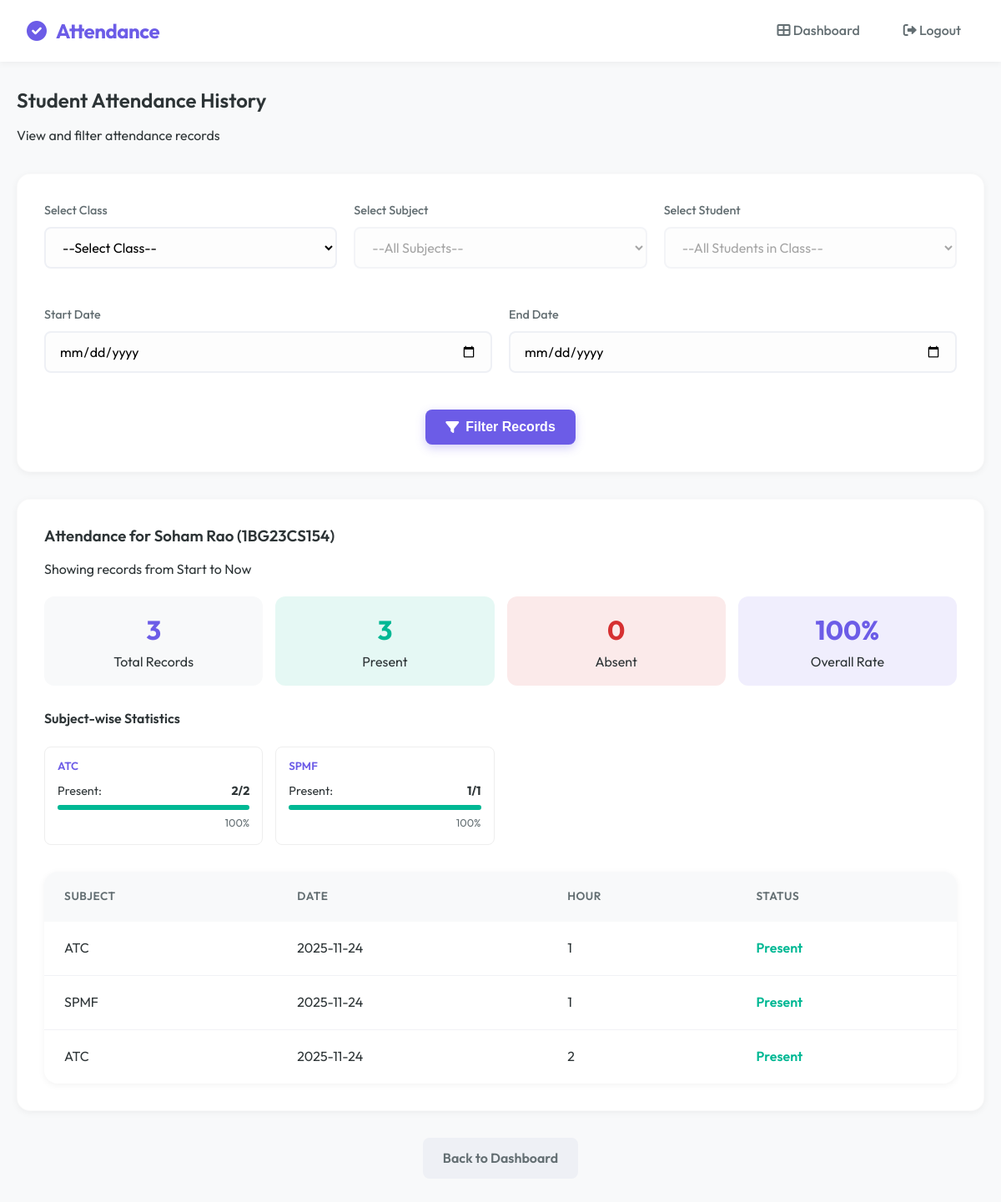
The app's page /admin/student_attendance_history?student_id=1 (signed in) with its own data.
### tables this page shows
CREATE TABLE students (
        id INTEGER PRIMARY KEY AUTOINCREMENT,
        usn TEXT UNIQUE,
        name TEXT,
        dob TEXT,
        class_id INTEGER,
        face_encoding BLOB
    );

CREATE TABLE attendance (
        id INTEGER PRIMARY KEY AUTOINCREMENT,
        student_id INTEGER,
        subject TEXT,
        date TEXT,
        status TEXT,
        hour INTEGER,
        previous_hash TEXT,
        current_hash TEXT
    );

### app.py (the view, shortened to what this page needs)
@app.route("/admin/student_attendance_history", methods=["GET", "POST"])
def student_attendance_history():
    role = session.get("role")
    if role not in ["admin", "teacher"]:
        return "Unauthorized", 403
    conn = sqlite3.connect('attendance.db')
    c = conn.cursor()
    if role == "teacher":
        teacher_id = session["username"]
        c.execute("""
            SELECT DISTINCT c.id, c.class_name
            FROM classes c
            JOIN teacher_assignments ta ON c.id = ta.class_id
            WHERE ta.teacher_id=?
        """, (teacher_id,))
    else:
        c.execute("SELECT id, class_name FROM classes ORDER BY class_name")
    classes = c.fetchall()
    selected_class_id = request.args.get("class_id") or request.form.get("class_id")
    selected_student_id = request.args.get("student_id") or request.form.get("student_id")
    selected_subject = request.args.get("subject") or request.form.get("subject")
    start_date = request.args.get("start_date") or request.form.get("start_date")
    end_date = request.args.get("end_date") or request.form.get("end_date")
    filtered_students, attendance_records, student_info, subjects = [], [], None, []
    if selected_student_id:
        c.execute("SELECT usn, name, class_name FROM students JOIN classes ON students.class_id = classes.id WHERE students.id=?", (selected_student_id,))
        student_info = c.fetchone()
        query = "SELECT subject, date, status, hour FROM attendance WHERE student_id=?"
        params = [selected_student_id]
        if selected_subject:
            query += " AND subject=?"
            params.append(selected_subject)
        if start_date and end_date:
            query += " AND date BETWEEN ? AND ?"
            params.extend([start_date, end_date])
        elif start_date:
            query += " AND date >= ?"
            params.append(start_date)
        elif end_date:
            query += " AND date <= ?"
            params.append(end_date)
        query += " ORDER BY date DESC, hour ASC"
        c.execute(query, params)
        attendance_records = c.fetchall()
    subject_stats = {}
    for record in attendance_records:
        subj = record[0] if selected_student_id else record[2]
        status = record[2] if selected_student_id else record[4]
        if subj not in subject_stats:
            subject_stats[subj] = {
                'total': 0,
                'present': 0,
                'absent': 0,
                'percentage': 0
            }
        subject_stats[subj]['total'] += 1
        if status == 'Present':
            subject_stats[subj]['present'] += 1
        else:
            subject_stats[subj]['absent'] += 1
    for subj in subject_stats:
        subject_stats[subj]['percentage'] = round(
            (subject_stats[subj]['present'] / subject_stats[subj]['total'] * 100)
            if subject_stats[subj]['total'] > 0 else 0
        )
    total_records = len(attendance_records)
    present_count = sum(s['present'] for s in subject_stats.values())
    absent_count = total_records - present_count
    attendance_percentage = round((present_count / total_records * 100) if total_records > 0 else 0)
    conn.close()
    return render_template("student_attendance_history.html",
                           classes=classes, filtered_students=filtered_students,
                           subjects=subjects,
                           attendance_records=attendance_records,
                           selected_class_id=int(selected_class_id) if selected_class_id else None,
                           selected_student_id=int(selected_student_id) if selected_student_id else None,
                           selected_subject=selected_subject,
                           student_info=student_info, start_date=start_date, end_date=end_date,
                           total_records=total_records,
                           present_count=present_count,
                           absent_count=absent_count,
                           attendance_percentage=attendance_percentage,
                           subject_stats=subject_stats)

### templates/student_attendance_history.html (shortened to what this page needs)
{% extends "base.html" %}
{% block content %}
<div class="mb-4">
    <h2>Student Attendance History</h2>
    <p class="text-muted">View and filter attendance records</p>
</div>
<div class="card mb-4">
    <form method="GET" action="/admin/student_attendance_history">
        <div
            style="display: grid; grid-template-columns: repeat(auto-fit, minmax(200px, 1fr)); gap: 20px; margin-bottom: 20px;">
            <div class="form-group">
                <label for="class_id">Select Class</label>
                <select name="class_id" id="class_id" required onchange="this.form.submit()">
                    <option value="">--Select Class--</option>
                </select>
            </div>
            <div class="form-group">
                <label for="subject">Select Subject</label>
                <select name="subject" id="subject" {% if not selected_class_id %}disabled{% endif %}
                    onchange="this.form.submit()">
                    <option value="">--All Subjects--</option>
                </select>
            </div>
            <div class="form-group">
                <label for="student_id">Select Student</label>
                <select name="student_id" id="student_id" {% if not selected_class_id %}disabled{% endif %}
                    onchange="this.form.submit()">
                    <option value="">--All Students in Class--</option>
                </select>
            </div>
        </div>
        <div style="display: grid; grid-template-columns: 1fr 1fr; gap: 20px; margin-bottom: 20px;">
            <div class="form-group">
                <label for="start_date">Start Date</label>
                <input type="date" name="start_date" value="{{ start_date or '' }}">
            </div>
            <div class="form-group">
                <label for="end_date">End Date</label>
                <input type="date" name="end_date" value="{{ end_date or '' }}">
            </div>
        </div>
        <div class="text-center">
            <button type="submit" class="btn btn-primary"><i class="fas fa-filter"></i> Filter Records</button>
        </div>
    </form>
</div>
{% if attendance_records %}
<div class="card mb-4">
    <div style="display: flex; justify-content: space-between; align-items: center; margin-bottom: 20px;">
        <div>
            {% if selected_student_id %}
            <h3>Attendance for {{ student_info[1] }} ({{ student_info[0] }})</h3>
            {% elif selected_class_id %}
            <h3>Attendance for Class</h3>
            {% endif %}
            <p class="text-muted">
                Showing records from {{ start_date or 'Start' }} to {{ end_date or 'Now' }}
            </p>
        </div>
    </div>
    <div class="dashboard-grid"
        style="grid-template-columns: repeat(4, 1fr); margin-top: 0; margin-bottom: 30px; gap: 15px;">
        <div style="text-align: center; padding: 15px; background: #f8f9fa; border-radius: 12px;">
            <div style="font-size: 2rem; font-weight: bold; color: var(--primary);">{{ total_records }}</div>
            <div class="text-muted">Total Records</div>
        </div>
        <div style="text-align: center; padding: 15px; background: rgba(0, 184, 148, 0.1); border-radius: 12px;">
            <div style="font-size: 2rem; font-weight: bold; color: var(--success);">{{ present_count }}</div>
            <div class="text-muted">Present</div>
        </div>
        <div style="text-align: center; padding: 15px; background: rgba(214, 48, 49, 0.1); border-radius: 12px;">
            <div style="font-size: 2rem; font-weight: bold; color: var(--error);">{{ absent_count }}</div>
            <div class="text-muted">Absent</div>
        </div>
        <div style="text-align: center; padding: 15px; background: rgba(108, 92, 231, 0.1); border-radius: 12px;">
            <div style="font-size: 2rem; font-weight: bold; color: var(--primary);">{{ attendance_percentage }}%</div>
            <div class="text-muted">Overall Rate</div>
        </div>
    </div>
    {% if subject_stats %}
    <h4 class="mb-3">Subject-wise Statistics</h4>
    <div
        style="display: grid; grid-template-columns: repeat(auto-fill, minmax(250px, 1fr)); gap: 15px; margin-bottom: 30px;">
        {% for subject, stats in subject_stats.items() %}
        <div style="padding: 15px; border: 1px solid #eee; border-radius: 8px;">
            <h5 style="margin-bottom: 10px; color: var(--primary);">{{ subject }}</h5>
            <div style="display: flex; justify-content: space-between; font-size: 0.9rem; margin-bottom: 5px;">
                <span>Present:</span> <strong>{{ stats.present }}/{{ stats.total }}</strong>
            </div>
            <div style="width: 100%; background: #eee; height: 6px; border-radius: 3px;">
                <div
                    style="width: {{ stats.percentage }}%; background: {% if stats.percentage >= 75 %}var(--success){% elif stats.percentage >= 60 %}var(--warning){% else %}var(--error){% endif %}; height: 100%; border-radius: 3px;">
                </div>
            </div>
            <div style="text-align: right; font-size: 0.8rem; margin-top: 5px; color: var(--text-muted);">{{
                stats.percentage }}%</div>
        </div>
        {% endfor %}
    </div>
    {% endif %}
    <div class="table-container">
        <table>
            <thead>
                {% if selected_student_id %}
                <tr>
                    <th>Subject</th>
                    <th>Date</th>
                    <th>Hour</th>
                    <th>Status</th>
                </tr>
                {% endif %}
            </thead>
            <tbody>
                {% for row in attendance_records %}
                {% if selected_student_id %}
                <tr>
                    <td>{{ row[0] }}</td>
                    <td>{{ row[1] }}</td>
                    <td>{{ row[3] }}</td>
                    <td>
                        <span class="{% if row[2] == 'Present' %}text-success{% else %}text-danger{% endif %}"
                            style="font-weight: 600;">
                            {{ row[2] }}
                        </span>
                    </td>
                </tr>
                {% endif %}
                {% endfor %}
            </tbody>
        </table>
    </div>
</div>
{% endif %}
<div class="text-center mt-4 mb-4">
    <a href="/dashboard" class="btn btn-secondary">Back to Dashboard</a>
</div>
{% endblock %}

### static/style.css (style rules this page uses)
:root { --primary: #6c5ce7; --primary-hover: #5b4cc4; --primary-light: #a29bfe; --secondary: #00cec9; --accent: #fd79a8; --bg-body: #f8f9fa; --bg-surface: #ffffff; --bg-glass: rgba(255, 255, 255, 0.8); --text-main: #2d3436; --text-muted: #636e72; --text-light: #ffffff; --success: #00b894; --error: #d63031; --warning: #fdcb6e; --radius-sm: 8px; --radius-md: 16px; --radius-lg: 24px; --shadow-sm: 0 2px 8px rgba(0, 0, 0, 0.05); --shadow-md: 0 8px 24px rgba(0, 0, 0, 0.08); --shadow-lg: 0 16px 48px rgba(0, 0, 0, 0.1); --transition: all 0.3s cubic-bezier(0.4, 0, 0.2, 1); }
* { margin: 0; padding: 0; box-sizing: border-box; }
body { font-family: 'Outfit', sans-serif; background-color: var(--bg-body); color: var(--text-main); line-height: 1.6; min-height: 100vh; display: flex; flex-direction: column; }
h1, h2, h3, h4, h5, h6 { font-weight: 600; line-height: 1.2; margin-bottom: 1rem; color: var(--text-main); }
a { text-decoration: none; color: var(--primary); transition: var(--transition); }
.card { background: var(--bg-surface); border-radius: var(--radius-md); padding: 2rem; box-shadow: var(--shadow-sm); transition: var(--transition); border: 1px solid rgba(0, 0, 0, 0.02); }
.form-group { margin-bottom: 1.5rem; }
label { display: block; margin-bottom: 0.5rem; font-weight: 500; color: var(--text-muted); font-size: 0.9rem; }
input, select, textarea { width: 100%; padding: 12px 16px; border: 2px solid #eef0f5; border-radius: var(--radius-sm); font-family: inherit; font-size: 1rem; transition: var(--transition); background: #fdfdfd; }
.btn { display: inline-flex; align-items: center; justify-content: center; padding: 12px 24px; border-radius: var(--radius-sm); font-weight: 600; cursor: pointer; border: none; transition: var(--transition); font-size: 1rem; gap: 8px; }
.btn-primary { background: var(--primary); color: white; box-shadow: 0 4px 12px rgba(108, 92, 231, 0.3); }
.btn-secondary { background: #eef0f5; color: var(--text-muted); }
.dashboard-grid { display: grid; grid-template-columns: repeat(auto-fit, minmax(280px, 1fr)); gap: 24px; margin-top: 2rem; }
.table-container { background: var(--bg-surface); border-radius: var(--radius-md); box-shadow: var(--shadow-sm); overflow: hidden; margin-top: 2rem; }
table { width: 100%; border-collapse: collapse; }
th { background: #f8f9fa; padding: 1.2rem 1.5rem; text-align: left; font-weight: 600; color: var(--text-muted); font-size: 0.85rem; text-transform: uppercase; letter-spacing: 0.5px; }
td { padding: 1.2rem 1.5rem; border-bottom: 1px solid #f1f2f6; color: var(--text-main); }
tr:last-child td { border-bottom: none; }
.text-center { text-align: center; }
.mt-4 { margin-top: 2rem; }
.mb-3 { margin-bottom: 1.5rem; }
.mb-4 { margin-bottom: 2rem; }
.table-container { background: var(--bg-surface); border-radius: var(--radius-md); box-shadow: var(--shadow-sm); overflow-x: auto; margin-top: 2rem; }

### templates/student_attendance_history.html (style rules this page uses)
.text-success { color: var(--success); }

### records on screen
students: name "Soham Rao", usn "1BG23CS154"
attendance: subject "ATC", present "2", total "2", percentage "100", date "2025-11-24", hour "1", status "Present"
attendance: subject "SPMF", present "1", total "1", percentage "100", date "2025-11-24", hour "1", status "Present"
attendance: subject "ATC", date "2025-11-24", hour "2", status "Present"

### other values on screen
{{ start_date or 'Start' }} "Start"
{{ end_date or 'Now' }} "Now"
{{ total_records }} "3"
{{ present_count }} "3"
{{ absent_count }} "0"
{{ attendance_percentage }} "100"
